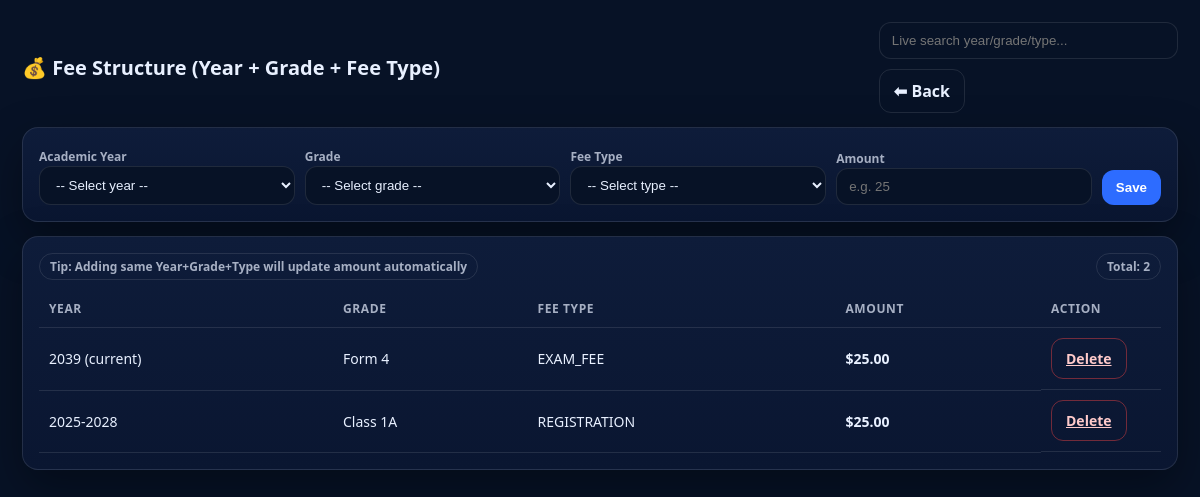
Page /school/fee_structure.php (signed in) on the committed database.
### tables this page shows
CREATE TABLE `fee_structures` (
  `fee_structure_id` bigint(20) NOT NULL,
  `year_id` int(11) NOT NULL,
  `grade_id` int(11) NOT NULL,
  `fee_type_id` int(11) NOT NULL,
  `amount` decimal(10,2) NOT NULL
);

CREATE TABLE `academic_years` (
  `year_id` int(11) NOT NULL,
  `year_name` varchar(20) NOT NULL,
  `start_date` date NOT NULL,
  `end_date` date NOT NULL,
  `is_current` tinyint(1) NOT NULL DEFAULT 0
);

CREATE TABLE `grades` (
  `grade_id` int(11) NOT NULL,
  `level_id` int(11) NOT NULL,
  `grade_name` varchar(30) NOT NULL,
  `sort_order` int(11) NOT NULL
);

CREATE TABLE `fee_types` (
  `fee_type_id` int(11) NOT NULL,
  `fee_type_name` varchar(60) NOT NULL
);

### school/fee_structure.php (the view, shortened to what this page needs)
<?php
require_once __DIR__ . "/conncation.php";
if (!function_exists("h")) {
  function h($v): string { return htmlspecialchars((string)$v, ENT_QUOTES, "UTF-8"); }
}
$list = $conn->query("
  SELECT fs.fee_structure_id, fs.amount,
         y.year_name, y.is_current,
         g.grade_name,
         ft.fee_type_name
  FROM fee_structures fs
  JOIN academic_years y ON y.year_id=fs.year_id
  JOIN grades g ON g.grade_id=fs.grade_id
  JOIN fee_types ft ON ft.fee_type_id=fs.fee_type_id
  ORDER BY y.is_current DESC, y.start_date DESC, g.sort_order ASC, ft.fee_type_name ASC
")->fetch_all(MYSQLI_ASSOC);
?>
<!doctype html>
<html lang="en">
<head>
</head>
<body>
<div class="wrap">
  <div class="top">
    <h1 class="title">💰 Fee Structure (Year + Grade + Fee Type)</h1>
    <div class="row">
      <input id="searchBox" class="search" type="text" placeholder="Live search year/grade/type..." />
      <a class="btn btn-ghost" href="dashboardadmin.php">⬅ Back</a>
    </div>
  </div>
  <div class="card" style="margin-top:14px;">
    <form method="post" class="grid">
      <div>
        <label>Academic Year</label>
        <select name="year_id" required>
          <option value="">-- Select year --</option>
        </select>
      </div>
      <div>
        <label>Grade</label>
        <select name="grade_id" required>
          <option value="">-- Select grade --</option>
        </select>
      </div>
      <div>
        <label>Fee Type</label>
        <select name="fee_type_id" required>
          <option value="">-- Select type --</option>
        </select>
      </div>
      <div>
        <label>Amount</label>
        <input name="amount" type="number" step="0.01" min="0" placeholder="e.g. 25" required />
      </div>
      <button class="btn btn-primary" type="submit">Save</button>
    </form>
  </div>
  <div class="card" style="margin-top:14px;">
    <div class="row" style="justify-content:space-between;">
      <div class="pill">Tip: Adding same Year+Grade+Type will update amount automatically</div>
      <div class="pill">Total: <?= count($list) ?></div>
    </div>
    <div style="overflow:auto; margin-top:10px;">
      <table id="fsTable">
        <thead>
          <tr>
            <th>Year</th>
            <th>Grade</th>
            <th>Fee Type</th>
            <th>Amount</th>
            <th style="width:120px;">Action</th>
          </tr>
        </thead>
        <tbody>
          <?php foreach($list as $r): ?>
            <tr>
              <td><?= h($r["year_name"]) ?><?= ((int)$r["is_current"]===1) ? " (current)" : "" ?></td>
              <td><?= h($r["grade_name"]) ?></td>
              <td><?= h($r["fee_type_name"]) ?></td>
              <td class="amt">$<?= number_format((float)$r["amount"],2) ?></td>
              <td class="actions">
                <a class="btn btn-danger" href="fee_structure.php?delete=<?= (int)$r["fee_structure_id"] ?>" onclick="return confirm('Delete this fee structure?')">Delete</a>
              </td>
            </tr>
          <?php endforeach; ?>
        </tbody>
      </table>
    </div>
  </div>
</div>
</body>
</html>

### school/fee_structure.php (style rules this page uses)
:root { --bg:#071226; --card:#0e1c3a; --card2:#0a1631; --text:#e8f0ff; --muted:rgba(232,240,255,.7); --border:rgba(255,255,255,.10); --blue:#2d6cff; --green:#22c55e; --red:#ef4444; --radius:16px; }
* { box-sizing:border-box }
body { margin:0; font-family:system-ui,Segoe UI,Arial; background:var(--bg); color:var(--text) }
.wrap { max-width:1200px; margin:0 auto; padding:22px }
.top { display:flex; gap:12px; align-items:center; justify-content:space-between; flex-wrap:wrap }
.title { font-size:20px; font-weight:900; margin:0 }
.card { background:linear-gradient(180deg,var(--card),var(--card2)); border:1px solid var(--border); border-radius:var(--radius); box-shadow:0 18px 45px rgba(0,0,0,.35); padding:16px }
.grid { display:grid; grid-template-columns: 1fr 1fr 1fr 1fr auto; gap:10px; align-items:end }
label { font-size:12px; color:var(--muted); font-weight:800 }
select,input { width:100%; padding:10px 12px; border-radius:12px; border:1px solid var(--border); background:#071226; color:var(--text); outline:none }
.btn { border:0; border-radius:12px; padding:10px 14px; font-weight:900; cursor:pointer }
.btn-primary { background:var(--blue); color:white }
.btn-danger { background:transparent; border:1px solid rgba(239,68,68,.45); color:#fecaca }
.btn-ghost { background:transparent; border:1px solid var(--border); color:var(--text); text-decoration:none; display:inline-block }
.row { display:flex; gap:10px; align-items:center; flex-wrap:wrap }
.search { max-width:320px }
table { width:100%; border-collapse:collapse }
th,td { padding:10px; border-bottom:1px solid var(--border); font-size:14px }
th { text-align:left; color:var(--muted); font-size:12px; text-transform:uppercase; letter-spacing:.05em }
.pill { display:inline-block; padding:4px 10px; border-radius:999px; border:1px solid var(--border); font-size:12px; color:var(--muted); font-weight:900 }
.amt { font-weight:900 }
.actions { display:flex; gap:8px; align-items:center }

### rows in the picture
fee_structures: year.year_name "2039", shows "(current)", grade.grade_name "Form 4", fee_type.fee_type_name "EXAM_FEE", amount "25.00"
fee_structures: year.year_name "2025-2028", grade.grade_name "Class 1A", fee_type.fee_type_name "REGISTRATION", amount "25.00"

### other values in the picture
count($list) "2"
